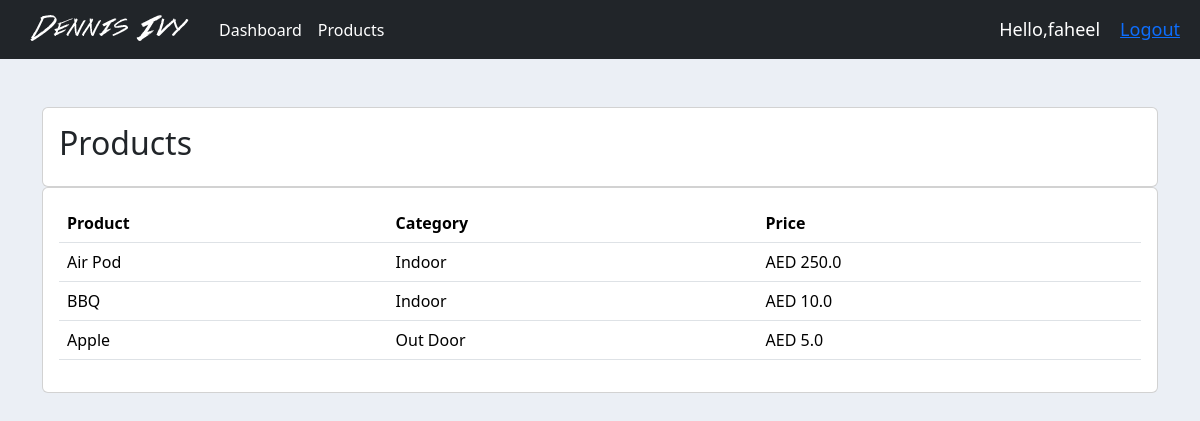
Screenshot of /products/ (signed in) with the database file from the repository.
### accounts/models.py (models this page shows, shortened)
class Product(models.Model):
	CATEGORY = (
			('Indoor', 'Indoor'),
			('Out Door', 'Out Door'),
			)
	name = models.CharField(max_length=200, null=True)
	price = models.FloatField(null=True)
	category = models.CharField(max_length=200, null=True, choices=CATEGORY)
	description = models.TextField()
	date_created = models.DateTimeField(auto_now_add=True, null=True, blank=True)

### accounts/decorators.py (the view)
        def wrapper_func(request, *args, **kwargs):
            group = None
            if request.user.groups.exists():
                group = request.user.groups.all()[0].name
            if group in allowed_roles:
                print('working:', allowed_roles,group)
                return view_func(request, *args, **kwargs)
            else:
               return HttpResponse('You are not authorised to view this page!')

### accounts/views.py (called while the page is built)
@login_required(login_url='login')
@allowed_user(allowed_roles=['admin'])
def products(request):
   products = Product.objects.all()
   return render(request, 'accounts/products.html', {'products': products})

### accounts/templates/accounts/products.html
{% extends "base.html" %}
{% block content %}
<div class='container mt-5'>
    <div class="row">
        <div class="col-md">
            <div class="card card-body">
                <h2>Products</h2>
            </div>
            <div class="card card-body">
                <table class="table">
                    <tr>
                        <th>Product</th>
                        <th>Category</th>
                        <th>Price</th>
                    </tr>
                    {% for product in products %}
                        <tr>
                            <td>{{product.name}}</td>
                            <td>{{product.category}}</td>
                            <td>AED {{product.price}}</td>
                        </tr>
                    {% endfor %}
                </table>
            </div>
        </div>
    </div>
</div>
{% endblock content %}

### accounts/templates/accounts/navbar.html (shortened to what this page needs)
{% load static %}
<nav class="navbar navbar-expand-lg navbar-dark bg-dark">
    <div class="container-fluid" href="/">
        <img src="{% static 'images/logo.png' %}">
      <div class="collapse navbar-collapse" id="navbarSupportedContent">
        <ul class="navbar-nav me-auto mb-2 mb-lg-0">
          {% if request.user.is_staff %}
          <li class="nav-item">
            <a class="nav-link active" aria-current="page" href="{% url 'home' %}">Dashboard</a>
          </li>
          <li class="nav-item">
            <a class="nav-link active" aria-current="page" href="{% url 'products'%}">Products</a>
          </li>
         {% endif %}
        </ul>
      </div>
    </div>
    <span id="hello_msg">Hello,{{request.user}} </span>
    <span id="hello_msg"><a href="{% url 'logout' %}">Logout </a></span>
 </nav>

### static/css/main.css (style rules this page uses)
body { background-color: #ebeff5; }

### accounts/templates/accounts/navbar.html (style rules this page uses)
#hello_msg { font-size: 18px; color: #fff; margin-right: 20px; }

### rows the page displays
Product: name "Air Pod", category "Indoor", price "250.0"
Product: name "BBQ", category "Indoor", price "10.0"
Product: name "Apple", category "Out Door", price "5.0"

### other values shown
{{ request.user }} "faheel"
